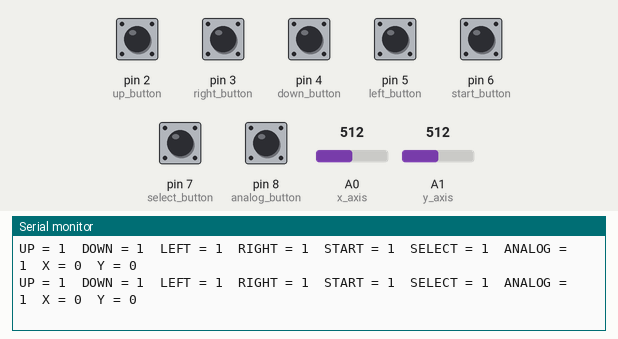
Simulated run of this sketch. Board: Arduino Uno, built with avr-gcc and run on an emulated ATmega328P. Shown: the last lines printed to the serial monitor. The inputs (shaded band) are chosen by the test bench; at power-on: pin 2 (up_button), pin 3 (right_button), pin 4 (down_button), pin 5 (left_button), pin 6 (start_button), pin 7 (select_button), pin 8 (analog_button) HIGH, A0 (x_axis) = 512, A1 (y_axis) = 512.

Above: at 1.2 s.
1.3 s: A0 (x_axis) set to 489
At 1.49 s:
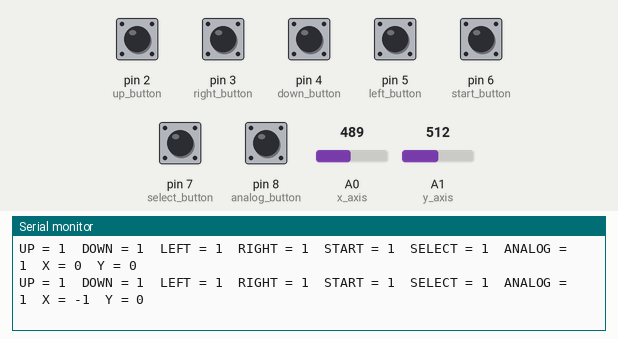
4.3 s: A1 (y_axis) set to 493
At 4.38 s:
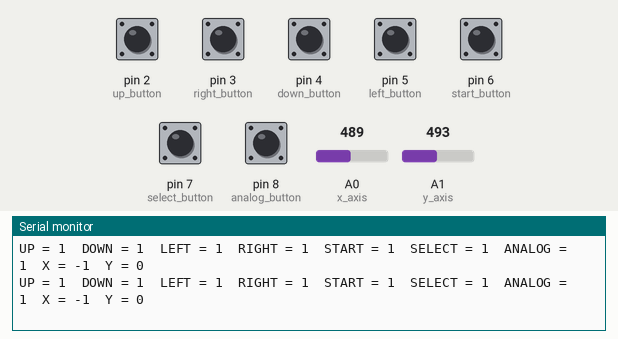

Measured:
- after the input at 1.3 s, the serial monitor: prints a new line after 0.08 s (image 1)

The sketch:

Joystick_Shield.ino
```cpp
/* 6th December 2013 - By Kyle Fieldus

This example sketch is designed to show the inputs and outputs of the Funduino Joystick Shield V1.A
The shield this sketch was developed with was provded by ICStation http://www.icstation.com/
*/

int up_button = 2;
int down_button = 4;
int left_button = 5;
int right_button = 3;
int start_button = 6;
int select_button = 7;
int analog_button = 8;
int x_axis = A0;
int y_axis = A1;
int buttons[] = {up_button, down_button, left_button, right_button, start_button, select_button, analog_button};


void setup() {
  for (int i; i < 7; i++)
  {
   pinMode(buttons[i], INPUT);
   digitalWrite(buttons[i], HIGH);
  }
  Serial.begin(9600);
}

void loop() {
  Serial.print("UP = "),Serial.print(digitalRead(up_button)),Serial.print("\t");
  Serial.print("DOWN = "),Serial.print(digitalRead(down_button)),Serial.print("\t");
  Serial.print("LEFT = "),Serial.print(digitalRead(left_button)),Serial.print("\t");
  Serial.print("RIGHT = "),Serial.print(digitalRead(right_button)),Serial.print("\t");
  Serial.print("START = "),Serial.print(digitalRead(start_button)),Serial.print("\t");
  Serial.print("SELECT = "),Serial.print(digitalRead(select_button)),Serial.print("\t");
  Serial.print("ANALOG = "),Serial.print(digitalRead(analog_button)),Serial.print("\t");
  Serial.print("X = "),Serial.print(map(analogRead(x_axis), 0, 1000, -1, 1));Serial.print("\t");
  Serial.print("Y = "),Serial.print(map(analogRead(y_axis), 0, 1000, -1, 1));Serial.print("\n");
  delay(100);

 }
```
